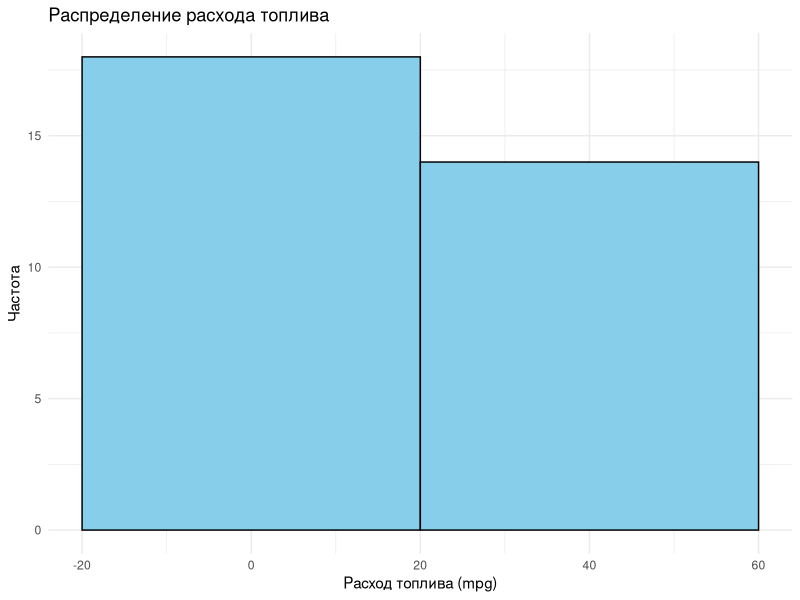
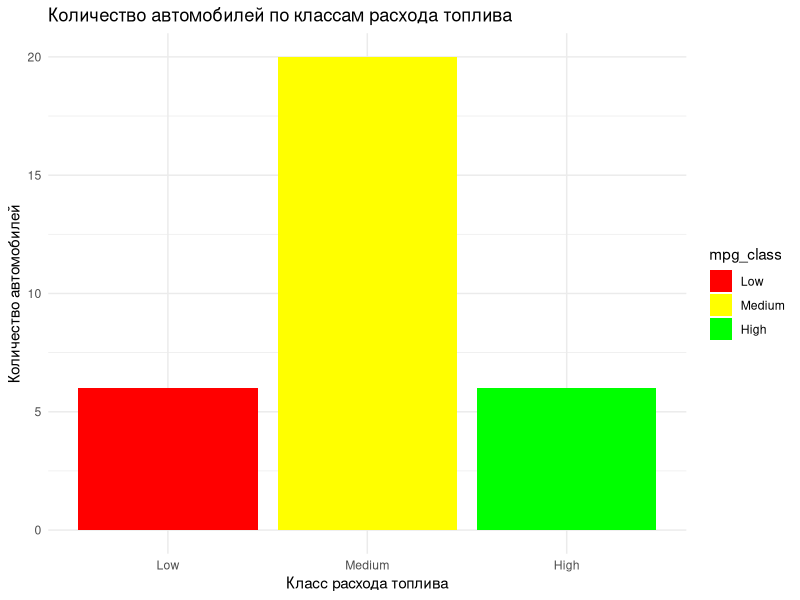

Write the R code that produced these figures, in order.
## ---- chunk 1
library(ggplot2)
library(reshape2)

car_list <- list(
  mpg = mtcars$mpg,
  hp = mtcars$hp,
  wt = mtcars$wt,
  cyl = mtcars$cyl,
  gear = mtcars$gear,
  am = mtcars$am,
  vs = mtcars$vs
)

car_list$hp_per_wt <- car_list$hp / car_list$wt # Добавляем новый столбец с расчетом мощности на вес
car_list$transmission <- list(automatic = car_list$am == 0, manual = car_list$am == 1) # Добавляем новый столбец с типом коробки передач

# * Расчеты основных статистик для числовых переменных

means <- sapply(car_list, function(x) if (is.numeric(x)) mean(x, na.rm = TRUE)) # Расчет средних значений по каждому столбцу
print("Средние значения по каждому столбцу")
print(means) # Вывод значений

normalized <- lapply(car_list, function(x) if (is.numeric(x)) (x - min(x)) / (max(x) - min(x)))
print("Нормализованные значения по каждому столбцу")
print(normalized$mpg[1:5])

# * Подготовка датасета
df_car_list <- as.data.frame(car_list)

df_car_list$am <- factor(df_car_list$am, labels = c("Automatic", "Manual")) # Преобразование переменной am в фактор
df_car_list$hp_per_cyl <- df_car_list$hp / df_car_list$cyl # Мощность на цилиндр
df_car_list$log_wt <- log(df_car_list$wt) # Логарифм веса
# Категории расхода топлива
df_car_list$mpg_class <- cut(
  df_car_list$mpg,
  breaks = c(-Inf, 15, 25, Inf),
  labels = c("Low", "Medium", "High")
)

head(df_car_list)

# * Визуализация гистограмма расхода топлива

# Вычисление корреляционной матрицы
numeric_vars <- df_car_list[, sapply(df_car_list, is.numeric)] # Только числовые переменные
cor_matrix <- cor(numeric_vars, use = "complete.obs") # Матрица корреляции

ggplot(df_car_list, aes(x = mpg)) +
  geom_histogram(binwidth = 40, fill = "skyblue", color = "black") +
  labs(
    title = "Распределение расхода топлива",
    x = "Расход топлива (mpg)",
    y = "Частота"
  ) +
  theme_minimal()

# * Визуализация категория расхода топлива (mpg_class)
ggplot(df_car_list, aes(x = mpg_class, fill = mpg_class)) +
  geom_bar() +
  labs(
    title = "Количество автомобилей по классам расхода топлива",
    x = "Класс расхода топлива",
    y = "Количество автомобилей"
  ) +
  scale_fill_manual(values = c("Low" = "red", "Medium" = "yellow", "High" = "green")) +
  theme_minimal()

# * Сохранение в csv
write.csv(df_car_list, "df_car_list.csv", row.names = FALSE)
